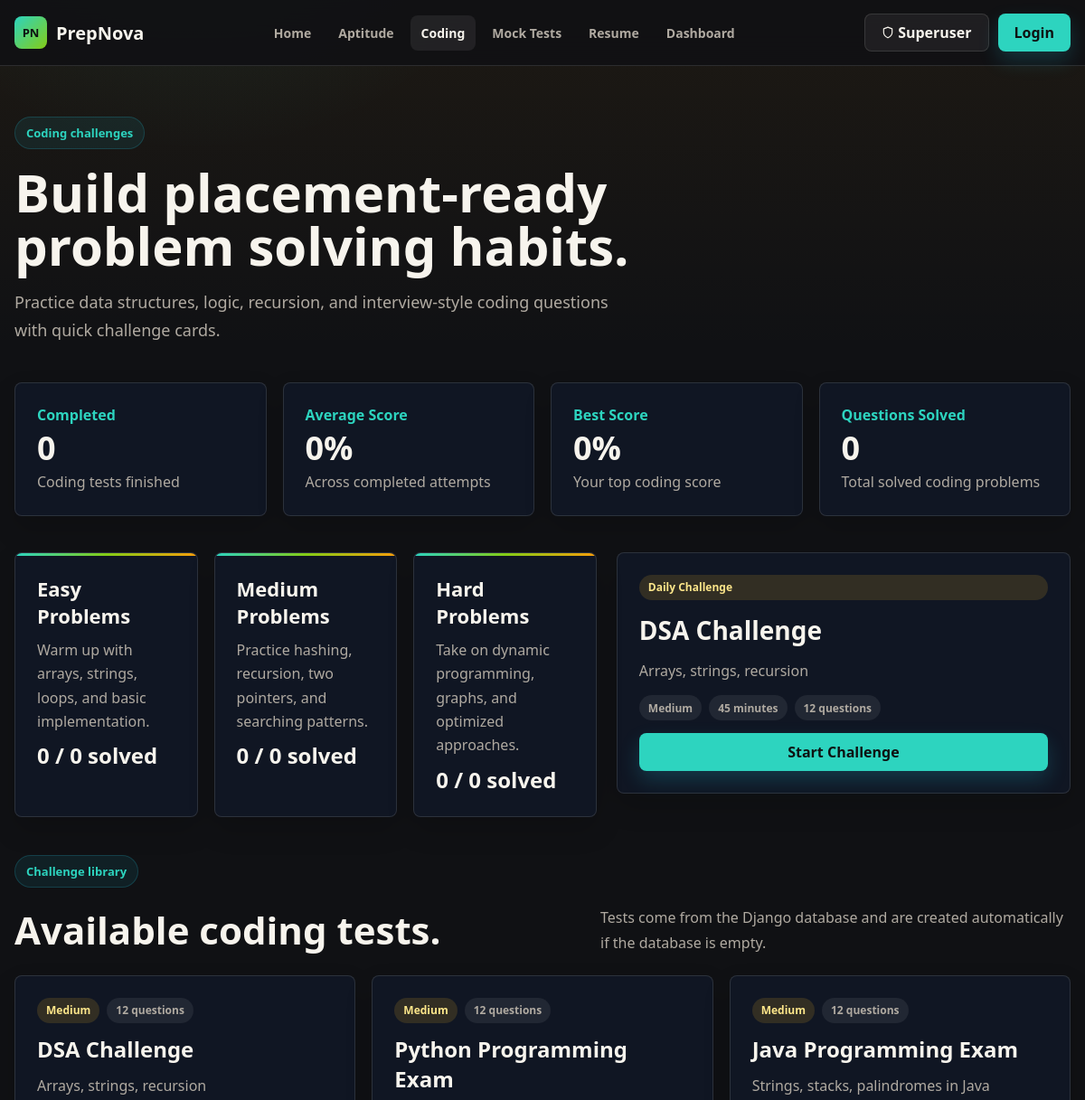
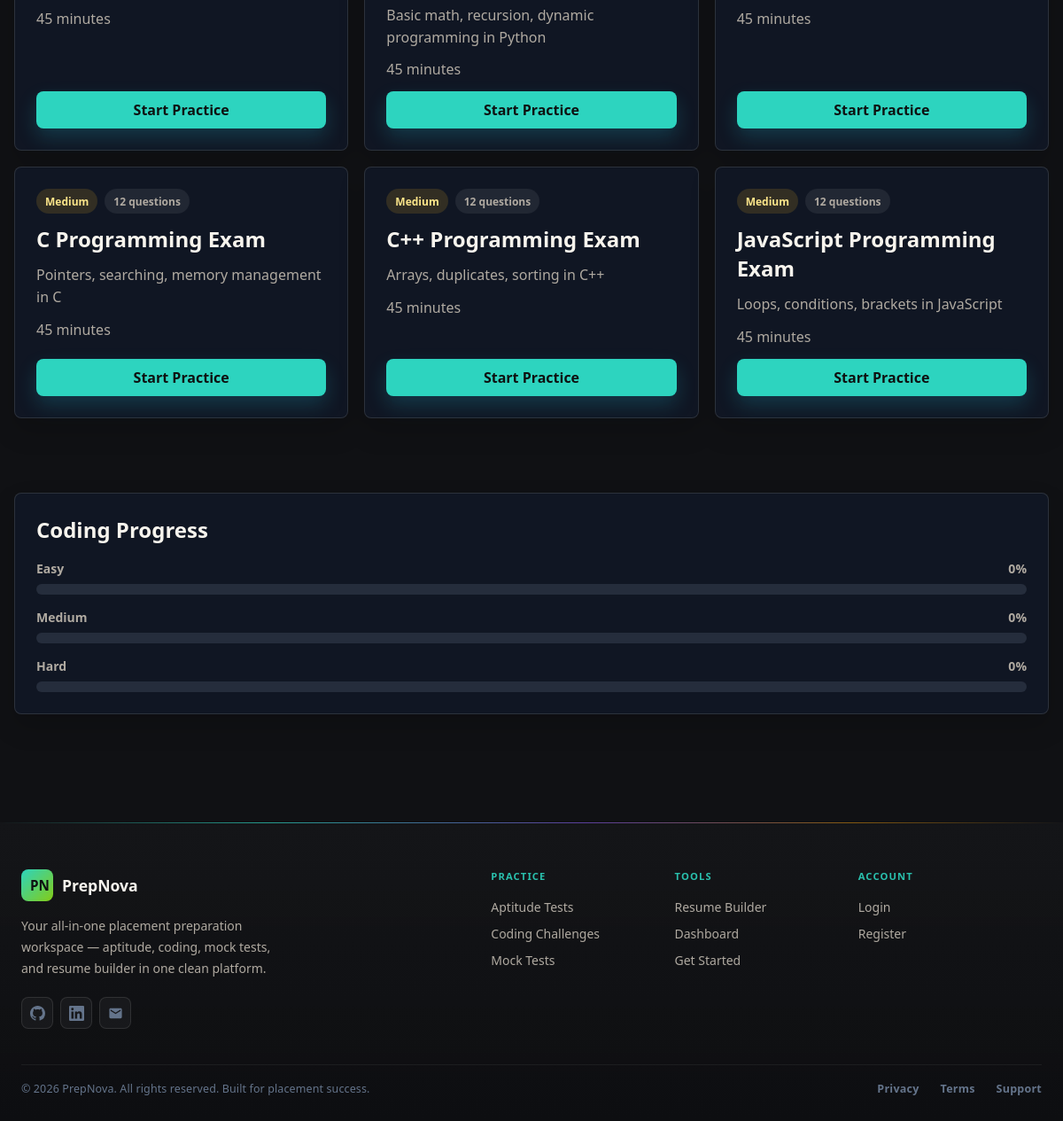
Screenshot of /coding/ with the database file from the repository (2 pictures, top to bottom).
### myapp/models.py (models this page shows, shortened)
class PrepTest(models.Model):
    APTITUDE = 'aptitude'
    CODING = 'coding'
    MOCK = 'mock'
    RESUME = 'resume'
    CATEGORY_CHOICES = [
        (APTITUDE, 'Aptitude'),
        (CODING, 'Coding'),
        (MOCK, 'Mock Test'),
        (RESUME, 'Resume'),
    ]
    EASY = 'easy'
    MEDIUM = 'medium'
    HARD = 'hard'
    DIFFICULTY_CHOICES = [
        (EASY, 'Easy'),
        (MEDIUM, 'Medium'),
        (HARD, 'Hard'),
    ]
    title = models.CharField(max_length=120)
    category = models.CharField(max_length=20, choices=CATEGORY_CHOICES)
    difficulty = models.CharField(max_length=20, choices=DIFFICULTY_CHOICES, default=MEDIUM)
    question_count = models.PositiveIntegerField(default=0)
    duration_minutes = models.PositiveIntegerField(default=0)
    topics = models.CharField(max_length=255, blank=True)
    is_active = models.BooleanField(default=True)

### myapp/views.py (the view)
# urls.py: path('coding/', views.coding, name='coding'),
def coding(request):
    ensure_default_tests()
    tests = PrepTest.objects.filter(category=PrepTest.CODING, is_active=True)
    stats = get_coding_stats(request.user)
    return render(request, 'coding.html', {'tests': tests, 'daily_test': tests.first(), **stats})

### myapp/views.py (called while the page is built, shortened)
def ensure_default_tests():
    for test in DEFAULT_TESTS:
        PrepTest.objects.get_or_create(title=test['title'], category=test['category'], defaults=test)
    ensure_default_aptitude_questions()
    ensure_default_coding_questions()

def ensure_default_aptitude_questions():
    aptitude_tests = PrepTest.objects.filter(category__in=[PrepTest.APTITUDE, PrepTest.MOCK], is_active=True)
    for test in aptitude_tests:
        if test.title == 'Coding Test':
            continue
        if test.aptitude_questions.exists():
            continue

def get_coding_stats(user):
    if not user or not user.is_authenticated:
        return {
            'easy_solved': 0, 'easy_total': 0, 'easy_percent': 0,
            'medium_solved': 0, 'medium_total': 0, 'medium_percent': 0,
            'hard_solved': 0, 'hard_total': 0, 'hard_percent': 0,
            'languages': [],
            'tests_completed': 0,
            'average_score': 0,
            'best_score': 0,
            'questions_solved': 0,
        }

### myapp/template/coding.html (shortened to what this page needs)
{% extends "base.html" %}
{% block content %}
  <section class="page-shell">
    <div class="page-title">
      <div class="eyebrow">Coding challenges</div>
      <h1>Build placement-ready problem solving habits.</h1>
      <p>Practice data structures, logic, recursion, and interview-style coding questions with quick challenge cards.</p>
    </div>
    <div class="grid four" style="margin-bottom: 2.5rem;">
      <div class="metric-card">
        <span>Completed</span>
        <strong>{{ tests_completed }}</strong>
        <p>Coding tests finished</p>
      </div>
      <div class="metric-card">
        <span>Average Score</span>
        <strong>{{ average_score }}%</strong>
        <p>Across completed attempts</p>
      </div>
      <div class="metric-card">
        <span>Best Score</span>
        <strong>{{ best_score }}%</strong>
        <p>Your top coding score</p>
      </div>
      <div class="metric-card">
        <span>Questions Solved</span>
        <strong>{{ questions_solved }}</strong>
        <p>Total solved coding problems</p>
      </div>
    </div>
    <div class="split-layout">
      <div class="grid three">
        <div class="card">
          <h3>Easy Problems</h3>
          <p>Warm up with arrays, strings, loops, and basic implementation.</p>
          <div class="stat-highlight" style="font-size: 1.5rem; font-weight: bold; margin-top: 0.5rem; color: var(--text-heading);">
            {{ easy_solved }} / {{ easy_total }} solved
          </div>
        </div>
        <div class="card">
          <h3>Medium Problems</h3>
          <p>Practice hashing, recursion, two pointers, and searching patterns.</p>
          <div class="stat-highlight" style="font-size: 1.5rem; font-weight: bold; margin-top: 0.5rem; color: var(--text-heading);">
            {{ medium_solved }} / {{ medium_total }} solved
          </div>
        </div>
        <div class="card">
          <h3>Hard Problems</h3>
          <p>Take on dynamic programming, graphs, and optimized approaches.</p>
          <div class="stat-highlight" style="font-size: 1.5rem; font-weight: bold; margin-top: 0.5rem; color: var(--text-heading);">
            {{ hard_solved }} / {{ hard_total }} solved
          </div>
        </div>
      </div>
      <aside class="panel daily-challenge">
        <span class="badge medium">Daily Challenge</span>
        <h3>{{ daily_test.title|default:"DSA Challenge" }}</h3>
        <p>{{ daily_test.topics|default:"Arrays, strings, and recursion" }}</p>
        <div class="chip-row">
          <span class="chip">{{ daily_test.get_difficulty_display|default:"Medium" }}</span>
          <span class="chip">{{ daily_test.duration_minutes|default:45 }} minutes</span>
          <span class="chip">{{ daily_test.question_count|default:5 }} questions</span>
        </div>
        {% if daily_test %}
          <form method="post" action="{% url 'start_test' daily_test.id %}">
            <button class="btn btn-primary btn-wide" type="submit" data-loading-text="Starting...">Start Challenge</button>
          </form>
        {% else %}
          <a class="btn btn-primary btn-wide" href="{% url 'mocktest' %}">View Mock Tests</a>
        {% endif %}
      </aside>
    </div>
  </section>
  <section class="section-shell">
    <div class="section-heading">
      <div>
        <div class="eyebrow">Challenge library</div>
        <h2>Available coding tests.</h2>
      </div>
      <p>Tests come from the Django database and are created automatically if the database is empty.</p>
    </div>
    <div class="grid three">
      {% for test in tests %}
        <article class="test-card">
          <div class="badge-row">
            <span class="badge {{ test.difficulty }}">{{ test.get_difficulty_display }}</span>
            <span class="badge">{{ test.question_count }} questions</span>
          </div>
          <h3>{{ test.title }}</h3>
          <p>{{ test.topics }}</p>
          <p>{{ test.duration_minutes }} minutes</p>
          <form method="post" action="{% url 'start_test' test.id %}">
            <button class="btn btn-primary btn-wide" type="submit" data-loading-text="Starting...">Start Practice</button>
          </form>
        </article>
      {% empty %}
        <div class="empty-note">No coding tests are available yet.</div>
      {% endfor %}
    </div>
  </section>
  <section class="section-shell">
    <div class="panel">
      <h2 class="panel-title">Coding Progress</h2>
      <div class="progress-list">
        <div class="progress-item">
          <div class="progress-meta"><span>Easy</span><span>{{ easy_percent|default:0 }}%</span></div>
          <div class="progress-track"><div class="progress-fill" data-progress="{{ easy_percent|default:0 }}"></div></div>
        </div>
        <div class="progress-item">
          <div class="progress-meta"><span>Medium</span><span>{{ medium_percent|default:0 }}%</span></div>
          <div class="progress-track"><div class="progress-fill amber" data-progress="{{ medium_percent|default:0 }}"></div></div>
        </div>
        <div class="progress-item">
          <div class="progress-meta"><span>Hard</span><span>{{ hard_percent|default:0 }}%</span></div>
          <div class="progress-track"><div class="progress-fill rose" data-progress="{{ hard_percent|default:0 }}"></div></div>
        </div>
      </div>
    </div>
  </section>
{% endblock %}

### rows the page displays
PrepTest: title "DSA Challenge", topics "Arrays, strings, recursion", difficulty "Medium", duration_minutes "45", question_count "12"
PrepTest: difficulty "Medium", question_count "12", title "Python Programming Exam", topics "Basic math, recursion, dynamic programming in Python", duration_minutes "45"
PrepTest: difficulty "Medium", question_count "12", title "Java Programming Exam", topics "Strings, stacks, palindromes in Java", duration_minutes "45"
PrepTest: difficulty "Medium", question_count "12", title "C Programming Exam", topics "Pointers, searching, memory management in C", duration_minutes "45"
PrepTest: difficulty "Medium", question_count "12", title "C++ Programming Exam", topics "Arrays, duplicates, sorting in C++", duration_minutes "45"
PrepTest: difficulty "Medium", question_count "12", title "JavaScript Programming Exam", topics "Loops, conditions, brackets in JavaScript", duration_minutes "45"

### other values shown
{{ tests_completed }} "0"
{{ average_score }} "0"
{{ best_score }} "0"
{{ questions_solved }} "0"
{{ easy_solved }} "0"
{{ easy_total }} "0"
{{ medium_solved }} "0"
{{ medium_total }} "0"
{{ hard_solved }} "0"
{{ hard_total }} "0"
{{ easy_percent|default:0 }} "0"
{{ medium_percent|default:0 }} "0"
{{ hard_percent|default:0 }} "0"
